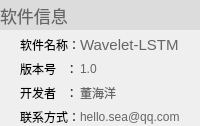
            <widget class="QWidget" name="widget_12" native="true">
             <property name="sizePolicy">
              <sizepolicy hsizetype="Expanding" vsizetype="Expanding">
               <horstretch>0</horstretch>
               <verstretch>0</verstretch>
              </sizepolicy>
             </property>
             <layout class="QGridLayout" name="gridLayout_23">
              <property name="leftMargin">
               <number>0</number>
              </property>
              <property name="topMargin">
               <number>0</number>
              </property>
              <property name="rightMargin">
               <number>0</number>
              </property>
              <property name="bottomMargin">
               <number>0</number>
              </property>
              <property name="horizontalSpacing">
               <number>0</number>
              </property>
              <item row="1" column="2">
               <widget class="QLabel" name="label_137">
                <property name="sizePolicy">
                 <sizepolicy hsizetype="Expanding" vsizetype="Expanding">
                  <horstretch>0</horstretch>
                  <verstretch>0</verstretch>
                 </sizepolicy>
                </property>
                <property name="palette">
                 <palette>
                  <active>
                   <colorrole role="WindowText">
                    <brush brushstyle="SolidPattern">
                     <color alpha="255">
                      <red>101</red>
                      <green>101</green>
                      <blue>101</blue>
                     </color>
                    </brush>
                   </colorrole>
                  </active>
                  <inactive>
                   <colorrole role="WindowText">
                    <brush brushstyle="SolidPattern">
                     <color alpha="255">
                      <red>101</red>
                      <green>101</green>
                      <blue>101</blue>
                     </color>
                    </brush>
                   </colorrole>
                  </inactive>
                  <disabled>
                   <colorrole role="WindowText">
                    <brush brushstyle="SolidPattern">
                     <color alpha="255">
                      <red>120</red>
                      <green>120</green>
                      <blue>120</blue>
                     </color>
                    </brush>
                   </colorrole>
                  </disabled>
                 </palette>
                </property>
                <property name="font">
                 <font>
                  <pointsize>11</pointsize>
                 </font>
                </property>
                <property name="text">
                 <string>Wavelet-LSTM</string>
                </property>
               </widget>
              </item>
              <item row="1" column="0" rowspan="4">
               <widget class="QLabel" name="label_111">
                <property name="minimumSize">
                 <size>
                  <width>20</width>
                  <height>0</height>
                 </size>
                </property>
                <property name="maximumSize">
                 <size>
                  <width>20</width>
                  <height>16777215</height>
                 </size>
                </property>
                <property name="text">
                 <string/>
                </property>
               </widget>
              </item>
              <item row="0" column="0" colspan="4">
               <widget class="QLabel" name="label_44">
                <property name="sizePolicy">
                 <sizepolicy hsizetype="Expanding" vsizetype="Expanding">
                  <horstretch>0</horstretch>
                  <verstretch>0</verstretch>
                 </sizepolicy>
                </property>
                <property name="minimumSize">
                 <size>
                  <width>0</width>
                  <height>30</height>
                 </size>
                </property>
                <property name="maximumSize">
                 <size>
                  <width>16777215</width>
                  <height>60</height>
                 </size>
                </property>
                <property name="palette">
                 <palette>
                  <active>
                   <colorrole role="WindowText">
                    <brush brushstyle="SolidPattern">
                     <color alpha="255">
                      <red>101</red>
                      <green>101</green>
                      <blue>101</blue>
                     </color>
                    </brush>
                   </colorrole>
                   <colorrole role="Text">
                    <brush brushstyle="SolidPattern">
                     <color alpha="255">
                      <red>123</red>
                      <green>123</green>
                      <blue>123</blue>
                     </color>
                    </brush>
                   </colorrole>
                   <colorrole role="Base">
                    <brush brushstyle="SolidPattern">
                     <color alpha="255">
                      <red>255</red>
                      <green>255</green>
                      <blue>255</blue>
                     </color>
                    </brush>
                   </colorrole>
                   <colorrole role="Window">
                    <brush brushstyle="SolidPattern">
                     <color alpha="255">
                      <red>220</red>
                      <green>220</green>
                      <blue>220</blue>
                     </color>
                    </brush>
                   </colorrole>
                  </active>
                  <inactive>
                   <colorrole role="WindowText">
                    <brush brushstyle="SolidPattern">
                     <color alpha="255">
                      <red>101</red>
                      <green>101</green>
                      <blue>101</blue>
                     </color>
                    </brush>
                   </colorrole>
                   <colorrole role="Text">
                    <brush brushstyle="SolidPattern">
                     <color alpha="255">
                      <red>123</red>
                      <green>123</green>
                      <blue>123</blue>
                     </color>
                    </brush>
                   </colorrole>
                   <colorrole role="Base">
                    <brush brushstyle="SolidPattern">
                     <color alpha="255">
                      <red>255</red>
                      <green>255</green>
                      <blue>255</blue>
                     </color>
                    </brush>
                   </colorrole>
                   <colorrole role="Window">
                    <brush brushstyle="SolidPattern">
                     <color alpha="255">
                      <red>220</red>
                      <green>220</green>
                      <blue>220</blue>
                     </color>
                    </brush>
                   </colorrole>
                  </inactive>
                  <disabled>
                   <colorrole role="WindowText">
                    <brush brushstyle="SolidPattern">
                     <color alpha="255">
                      <red>120</red>
                      <green>120</green>
                      <blue>120</blue>
                     </color>
                    </brush>
                   </colorrole>
                   <colorrole role="Text">
                    <brush brushstyle="SolidPattern">
                     <color alpha="255">
                      <red>120</red>
                      <green>120</green>
                      <blue>120</blue>
                     </color>
                    </brush>
                   </colorrole>
                   <colorrole role="Base">
                    <brush brushstyle="SolidPattern">
                     <color alpha="255">
                      <red>220</red>
                      <green>220</green>
                      <blue>220</blue>
                     </color>
                    </brush>
                   </colorrole>
                   <colorrole role="Window">
                    <brush brushstyle="SolidPattern">
                     <color alpha="255">
                      <red>220</red>
                      <green>220</green>
                      <blue>220</blue>
                     </color>
                    </brush>
                   </colorrole>
                  </disabled>
                 </palette>
                </property>
                <property name="font">
                 <font>
                  <pointsize>13</pointsize>
                 </font>
                </property>
                <property name="autoFillBackground">
                 <bool>true</bool>
                </property>
                <property name="text">
                 <string>软件信息</string>
                </property>
                <property name="alignment">
                 <set>Qt::AlignLeading|Qt::AlignLeft|Qt::AlignVCenter</set>
                </property>
                <property name="wordWrap">
                 <bool>false</bool>
                </property>
                <property name="margin">
                 <number>5</number>
                </property>
               </widget>
              </item>
              <item row="1" column="1">
               <widget class="QLabel" name="label_136">
                <property name="sizePolicy">
                 <sizepolicy hsizetype="Expanding" vsizetype="Expanding">
                  <horstretch>0</horstretch>
                  <verstretch>0</verstretch>
                 </sizepolicy>
                </property>
                <property name="text">
                 <string>软件名称：</string>
                </property>
               </widget>
              </item>
              <item row="2" column="2">
               <widget class="QLabel" name="label_140">
                <property name="sizePolicy">
                 <sizepolicy hsizetype="Expanding" vsizetype="Expanding">
                  <horstretch>0</horstretch>
                  <verstretch>0</verstretch>
                 </sizepolicy>
                </property>
                <property name="palette">
                 <palette>
                  <active>
                   <colorrole role="WindowText">
                    <brush brushstyle="SolidPattern">
                     <color alpha="255">
                      <red>101</red>
                      <green>101</green>
                      <blue>101</blue>
                     </color>
                    </brush>
                   </colorrole>
                  </active>
                  <inactive>
                   <colorrole role="WindowText">
                    <brush brushstyle="SolidPattern">
                     <color alpha="255">
                      <red>101</red>
                      <green>101</green>
                      <blue>101</blue>
                     </color>
                    </brush>
                   </colorrole>
                  </inactive>
                  <disabled>
                   <colorrole role="WindowText">
                    <brush brushstyle="SolidPattern">
                     <color alpha="255">
                      <red>120</red>
                      <green>120</green>
                      <blue>120</blue>
                     </color>
                    </brush>
                   </colorrole>
                  </disabled>
                 </palette>
                </property>
                <property name="text">
                 <string>1.0</string>
                </property>
               </widget>
              </item>
              <item row="2" column="1">
               <widget class="QLabel" name="label_139">
                <property name="sizePolicy">
                 <sizepolicy hsizetype="Expanding" vsizetype="Expanding">
                  <horstretch>0</horstretch>
                  <verstretch>0</verstretch>
                 </sizepolicy>
                </property>
                <property name="text">
                 <string>版本号   ：</string>
                </property>
               </widget>
              </item>
              <item row="1" column="3" rowspan="4">
               <widget class="QLabel" name="label_138">
                <property name="minimumSize">
                 <size>
                  <width>20</width>
                  <height>0</height>
                 </size>
                </property>
                <property name="maximumSize">
                 <size>
                  <width>20</width>
                  <height>16777215</height>
                 </size>
                </property>
                <property name="text">
                 <string/>
                </property>
               </widget>
              </item>
              <item row="3" column="1">
               <widget class="QLabel" name="label_141">
                <property name="sizePolicy">
                 <sizepolicy hsizetype="Expanding" vsizetype="Expanding">
                  <horstretch>0</horstretch>
                  <verstretch>0</verstretch>
                 </sizepolicy>
                </property>
                <property name="text">
                 <string>开发者   ：</string>
                </property>
               </widget>
              </item>
              <item row="4" column="1">
               <widget class="QLabel" name="label_143">
                <property name="sizePolicy">
                 <sizepolicy hsizetype="Expanding" vsizetype="Expanding">
                  <horstretch>0</horstretch>
                  <verstretch>0</verstretch>
                 </sizepolicy>
                </property>
                <property name="text">
                 <string>联系方式：</string>
                </property>
               </widget>
              </item>
              <item row="3" column="2">
               <widget class="QLabel" name="label_142">
                <property name="sizePolicy">
                 <sizepolicy hsizetype="Expanding" vsizetype="Expanding">
                  <horstretch>0</horstretch>
                  <verstretch>0</verstretch>
                 </sizepolicy>
                </property>
                <property name="palette">
                 <palette>
                  <active>
                   <colorrole role="WindowText">
                    <brush brushstyle="SolidPattern">
                     <color alpha="255">
                      <red>101</red>
                      <green>101</green>
                      <blue>101</blue>
                     </color>
                    </brush>
                   </colorrole>
                  </active>
                  <inactive>
                   <colorrole role="WindowText">
                    <brush brushstyle="SolidPattern">
                     <color alpha="255">
                      <red>101</red>
                      <green>101</green>
                      <blue>101</blue>
                     </color>
                    </brush>
                   </colorrole>
                  </inactive>
                  <disabled>
                   <colorrole role="WindowText">
                    <brush brushstyle="SolidPattern">
                     <color alpha="255">
                      <red>120</red>
                      <green>120</green>
                      <blue>120</blue>
                     </color>
                    </brush>
                   </colorrole>
                  </disabled>
                 </palette>
                </property>
                <property name="text">
                 <string>董海洋</string>
                </property>
               </widget>
              </item>
              <item row="4" column="2">
               <widget class="QLabel" name="label_144">
                <property name="sizePolicy">
                 <sizepolicy hsizetype="Expanding" vsizetype="Expanding">
                  <horstretch>0</horstretch>
                  <verstretch>0</verstretch>
                 </sizepolicy>
                </property>
                <property name="palette">
                 <palette>
                  <active>
                   <colorrole role="WindowText">
                    <brush brushstyle="SolidPattern">
                     <color alpha="255">
                      <red>101</red>
                      <green>101</green>
                      <blue>101</blue>
                     </color>
                    </brush>
                   </colorrole>
                  </active>
                  <inactive>
                   <colorrole role="WindowText">
                    <brush brushstyle="SolidPattern">
                     <color alpha="255">
                      <red>101</red>
                      <green>101</green>
                      <blue>101</blue>
                     </color>
                    </brush>
                   </colorrole>
                  </inactive>
                  <disabled>
                   <colorrole role="WindowText">
                    <brush brushstyle="SolidPattern">
                     <color alpha="255">
                      <red>120</red>
                      <green>120</green>
                      <blue>120</blue>
                     </color>
                    </brush>
                   </colorrole>
                  </disabled>
                 </palette>
                </property>
                <property name="text">
                 <string>hello.sea@qq.com</string>
                </property>
               </widget>
              </item>
             </layout>
            </widget>
